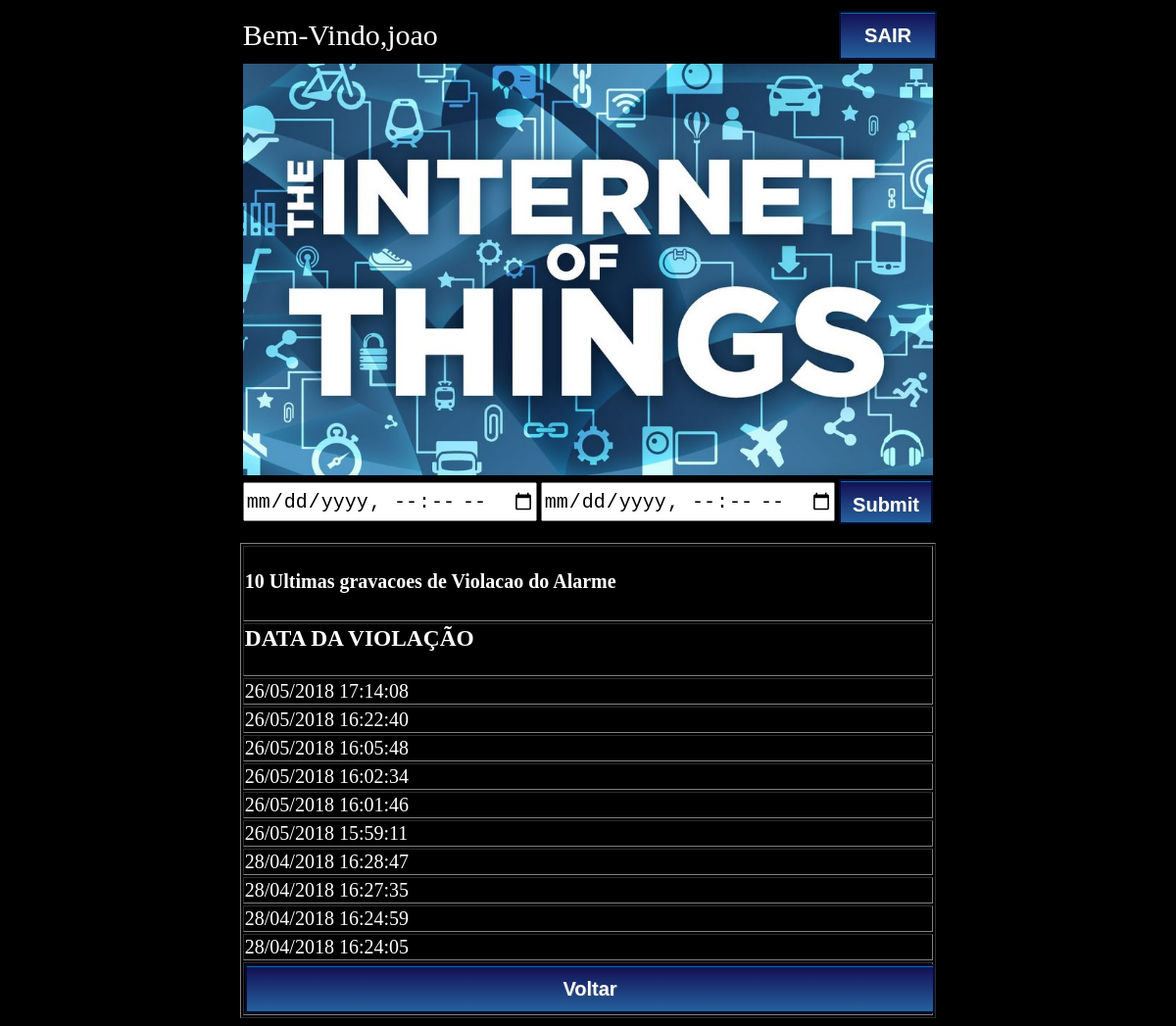
Page /htdocs/alarme_rel.php (signed in) on the committed database.
### tables this page shows
CREATE TABLE `alarme_rel` (
  `alarme_sec` int(11) NOT NULL AUTO_INCREMENT,
  `alarme_id` int(2) NOT NULL,
  `alarme_data` datetime NOT NULL DEFAULT CURRENT_TIMESTAMP,
  `alarme_violado` int(1) NOT NULL,
  PRIMARY KEY (`alarme_sec`)
);

### htdocs/alarme_rel.php (the view, shortened to what this page needs)
<html>
<head>
</head>
<body>
<?php
	$login_cookie = $_COOKIE['login'];
	if(isset($_COOKIE['login'])){
?>
<form action="alarme_rel.php" method="POST">
    <table class="tabelatemrel2" align="center">
		<tr>
			<td colspan="2" width="80%"><a class='texto'>Bem-Vindo,<?php echo $login_cookie; ?></td>
			<td colspan="1" width="20%"><a class="botaocadper" href="logout.php">SAIR</a></td>
		</tr>
		<tr>
			<td colspan="3" align="center"><img src="img/iot.jpg" class="imgcap"></img>
		</tr>
		<tr>
			<td width="40%">
				<input type="datetime-local" name="dataI" class="selectper" />
			</td>
			<td width="40%">
				<input type="datetime-local" name="dataF" class="selectper"/>
			</td>
			<td colspan="3">
				<input type="submit" class="botaocadper"/>
			</td>
		</tr>
	</table>
	</form>
	<table border ="1" align="center" class="tabelatemrel">
	<tr>
	<td colspan="4">
	<h4>
<?php
	require_once('conecta.php');
	if(empty($_POST['dataI'])&& empty($_POST['dataF'])){
		$sql = "SELECT alarme_data FROM alarme_rel ORDER BY alarme_sec DESC limit 10";
		echo "10 Ultimas gravacoes de Violacao do Alarme";
	}elseif(isset($_POST['dataI']) && isset ($_POST['dataF'])){
		$sql = "SELECT alarme_data FROM alarme_rel WHERE alarme_data >= '".$_POST['dataI']."' AND alarme_data <= '".$_POST['dataF']."' ORDER BY alarme_sec DESC";
		$dtaI = $_POST['dataI'];
		$dtaF = $_POST['dataF'];
		echo "Gravacoes de Violacao do alarme entre '".$dtaI."' e '".$dtaF."' ";
	}
	$result = $conn->query($sql);
?>
	</h4>
	</td>
	</tr>
	<tr>
		<td><h3>DATA DA VIOLAÇÃO</h3></td>
	</tr>
<?php
if ($result->num_rows > 0) {
    while($row = $result->fetch_assoc()) {
	 $data = Date('d/m/Y H:i:s',  strtotime($row["alarme_data"]));
     echo "<tr><td> " .$data."</td></tr>";
	}
} else {
    echo "0 results";
}
}else{
	  echo"Bem-Vindo, convidado <br>";
      echo" <font color='red'>Essas informa??es N?O PODEM ser acessadas por voc?</font> ";
      echo"<br><a href='index.html'>Fa?a Login</a> Para ler o conte?do";
}
?>
<tr>
		<td colspan="4"><a class="botaocadper" href="alarme.php">Voltar</a></td>
</tr>
</table>
</body>
</html>

### htdocs/css/desktop/index.css (style rules this page uses)
.texto { color: white; font-size: 30px; }
.botaocadper { -moz-box-shadow:inset 0px 1px 0px 0px #0070a8; -webkit-box-shadow:inset 0px 1px 0px 0px #0070a8; box-shadow:inset 0px 1px 0px 0px #0070a8; background:-webkit-gradient( linear, left top, left bottom, color-stop(0.05, #141357), color-stop(1, #25619e) ); background:-moz-linear-gradient( center top, #141357 5%, #25619e 100% ); filter:progid:DXImageTransform.Microsoft.gradient(startColorstr='#141357', endColorstr='#25619e'); background-color:#141357; -webkit-border-top-left-radius:0px; -moz-border-radius-topleft:0px; border-top-left-radius:0px; -webkit-border-top-right-radius:0px; -moz-border-radius-topright:0px; border-top-right-radius:0px; -webkit-border-bottom-right-radius:0px; -moz-border-radius-bottomright:0px; border-bottom-right-radius:0px; -webkit-border-bottom-left-radius:0px; -moz-border-radius-bottomleft:0px; border-bottom-left-radius:0px; text-indent:0; border:2px solid #060c30; display:inline-block; color:#ffffff; font-family:Arial; font-size:20px; font-weight:bold; font-style:normal; height:46px; line-height:46px; width:100%; text-decoration:none; text-align:center; text-shadow:1px 1px 0px #3f566e; }
.imgcap { width:100%; height: 40%; }
.selectper { width: 100%; height: 40px; font-size:20px; }
.tabelatemrel2 { width: 60%; color: white; font-size:0px; }
.tabelatemrel { width: 60%; height: 5%; padding-top: 0%; color: white; font-size:20px; }

### rows in the picture
alarme_rel: alarme_data "26/05/2018 17:14:08"
alarme_rel: alarme_data "26/05/2018 16:22:40"
alarme_rel: alarme_data "26/05/2018 16:05:48"
alarme_rel: alarme_data "26/05/2018 16:02:34"
alarme_rel: alarme_data "26/05/2018 16:01:46"
alarme_rel: alarme_data "26/05/2018 15:59:11"
alarme_rel: alarme_data "28/04/2018 16:28:47"
alarme_rel: alarme_data "28/04/2018 16:27:35"
alarme_rel: alarme_data "28/04/2018 16:24:59"
alarme_rel: alarme_data "28/04/2018 16:24:05"

### other values in the picture
$login_cookie "joao"
